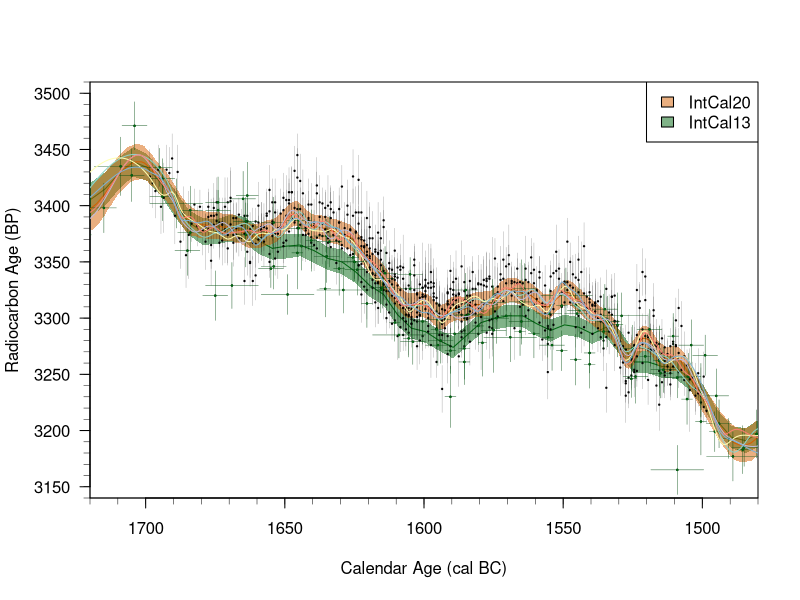

The R script that drew this image:
# Plot detail of IntCal20 vs IntCal13 over Thera period

# Include underlying tree-ring data
# X-axis (calendar age) bars represent the annual rings in the samples
# Y-axis (14C) bars represent the measurement uncertainty

# Store oldpar so do not change after running in main environment 
oldpar <- par(no.readonly = TRUE)

# Change par to allow extra space on LHS
par(mar = c(5, 4.4, 4, 2) + 0.1)

MookConvention <- TRUE
Mult_SigmaInterval <- 1 # Do we want 1 sigma or two sigma
y_lab_line <- 3.2 # Ensure does not overlap with labelling

# Select calendar age period to plot
range_calBC <- c(1720, 1480)
range_calBP <- 1950.5 + range_calBC

# Read in IntCal13 and IntCal20
IntCal13 <- read.csv("CalibrationCurves/intcal13.csv", header = TRUE, sep = ",") 
IntCal20 <- read.csv("CalibrationCurves/intcal20.csv", header = TRUE)

# Read in data - after repeat measurements have been merged
Extract <- read.csv("Datasets/TreeRings_IntCal20_MergedRepeats.csv", 
                    header = TRUE)
Extract$delta <- 1000*(Extract$F*exp(Extract$calage/8267) - 1)
Extract$deltaUpper <- 1000*((Extract$F + Mult_SigmaInterval *Extract$sdF) * exp(Extract$calage/8267) - 1)
Extract$deltaLower <- 1000*((Extract$F - Mult_SigmaInterval *Extract$sdF) * exp(Extract$calage/8267) - 1)
Extract$c14ageUpper <- Extract$c14age + Mult_SigmaInterval * Extract$c14sig
Extract$c14ageLower <- Extract$c14age - Mult_SigmaInterval * Extract$c14sig

# Identify samples to plot 
Use_IntCal20_ID <- which((IntCal20$CAL.BP < max(range_calBP)) & 
                           (IntCal20$CAL.BP > min(range_calBP)))
Selected_IntCal20 <- IntCal20[Use_IntCal20_ID,]
Selected_IntCal20$BCAge <- -(1950.5 - Selected_IntCal20$CAL.BP) 

plot(Selected_IntCal20$BCAge, Selected_IntCal20$c14_age, type = "n", col = "blue", 
     xlab = "Calendar Age (cal BC)", ylab = "",
     ylim = c(3140, 3510), xlim = range_calBC, 
     xaxs = "i", yaxs= "i",
     las = 1)

if(!MookConvention) {
  mtext(text = expression(paste("Radiocarbon Age (", ""^14, "C yr", " BP)")), 
        side = 2, line = y_lab_line) 
} else {
  mtext(text = expression(paste("Radiocarbon Age (BP)")), 
        side = 2, line = y_lab_line) 
}

# Add smaller ticks
xtick<-seq(1200, 1850, by=10)
ytick<-seq(3000, 4000, by=10)
axis(side=1, at=xtick, labels = FALSE, lwd = 0.5, tck = -0.015)
axis(side=2, at=ytick, labels = FALSE, lwd = 0.5, tck = -0.015)


# Plot shaded curve polygons before points
lines(-(1950.5 - IntCal13$calage), IntCal13$c14age, col = rgb(0, 102, 17, maxColorValue = 255))
polygon(-(1950.5 - c(IntCal13$calage, rev(IntCal13$calage))),
        c(IntCal13$c14age + Mult_SigmaInterval * IntCal13$c14sig, 
          rev(IntCal13$c14age -  Mult_SigmaInterval * IntCal13$c14sig)), 
        col= rgb(0, 102, 17, alpha = 127, maxColorValue = 255), 
        border=NA)

# IntCal20 over the top
lines(-(1950.5 - IntCal20$CAL.BP), IntCal20$X14C.age, col = rgb(213, 94, 0, maxColorValue = 255))
polygon(-(1950.5 - c(Selected_IntCal20$CAL.BP, rev(Selected_IntCal20$CAL.BP))),
        c(Selected_IntCal20$X14C.age + Mult_SigmaInterval * Selected_IntCal20$Sigma, 
          rev(Selected_IntCal20$X14C.age - Mult_SigmaInterval * Selected_IntCal20$Sigma)),
        col = rgb(213,94,0, alpha = 127, maxColorValue = 255), border=NA)

# Plot all obsverations points
points(-(1950.5 - Extract$calage), Extract$c14age, 
       pch = 19, cex = 0.2, 
       col = grey(level = 0, alpha = 0.9))
# Error-bars representing uncertainty in c14 axis
segments(x0 = -(1950.5 - Extract$calage), 
         y0 = Extract$c14ageUpper, 
         y1 = Extract$c14ageLower, 
         lwd = 0.3, col = grey(level = 0, alpha = 0.5))
# Bars representing the calendar years represented by the (multi-annual) blocked measurements
segments(x0 = -(1950.5 - floor(Extract$calage - (Extract$calspan-1)/2)), 
         x1 = -(1950.5 - floor(Extract$calage + (Extract$calspan-1)/2)),
         y0 = Extract$c14age, 
         lwd = 0.3, col = grey(level = 0, alpha = 0.5))

# (Redraw blocked measurements) to show the multi-annual IntCal20 tree-ring measurements in dark green
Blocked_ID <- which(Extract$calspan > 1)
Blocked_Extract <- Extract[Blocked_ID,]
points(-(1950.5 - Blocked_Extract$calage), 
       Blocked_Extract$c14age, 
       pch = 19, cex = 0.2, 
       col = rgb(0, 102, 17, maxColorValue = 255))
# Error-bars representing uncertainty in c14 axis
segments(x0 = -(1950.5 - Blocked_Extract$calage), 
         y0 = Blocked_Extract$c14ageUpper, 
         y1 = Blocked_Extract$c14ageLower, 
         lwd = 0.3, 
         col = rgb(0, 102, 17, maxColorValue = 255))
# Bars representing the calendar years represented by the (multi-annual) blocked measurements
segments(x0 = -(1950.5 - floor(Blocked_Extract$calage - (Blocked_Extract$calspan-1)/2)), 
         x1 = -(1950.5 - floor(Blocked_Extract$calage + (Blocked_Extract$calspan-1)/2)),
         y0 = Blocked_Extract$c14age, 
         lwd = 0.3, 
         col = rgb(0, 102, 17, maxColorValue = 255))


## Finally overlay some individual realisations
# Read in realisations
individual_realisations <- read.csv("Realisations/IntCal20_Realisations_c14age.csv")
# Select the colour palette
library(RColorBrewer)
n_samp <- ncol(individual_realisations) - 1 # First column is calendar age grid 
col_list <- brewer.pal(n_samp, "Set3") # Choose nsamp colours

for(i in 2:ncol(individual_realisations)) {
  lines(-(1950.5 - individual_realisations[,1]), 
        individual_realisations[,i], 
        col = col_list[i-1])
}

# Add legend 
legend("topright", legend = c("IntCal20", "IntCal13"), 
       fill = c(rgb(213, 94, 0, alpha = 127, maxColorValue = 255),
                rgb(0, 102, 17, alpha = 127, maxColorValue = 255)))



# Revert to old par
par(oldpar)







